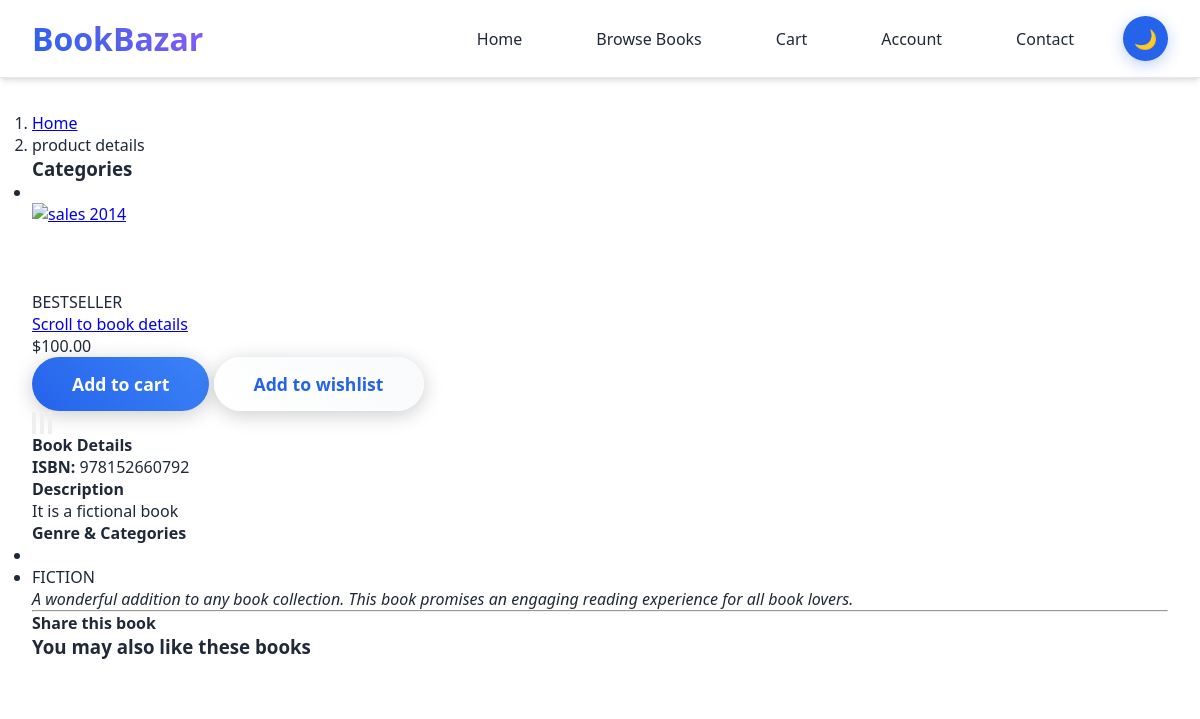
Page /product/beneath-the-ice/ on the earlier database version.
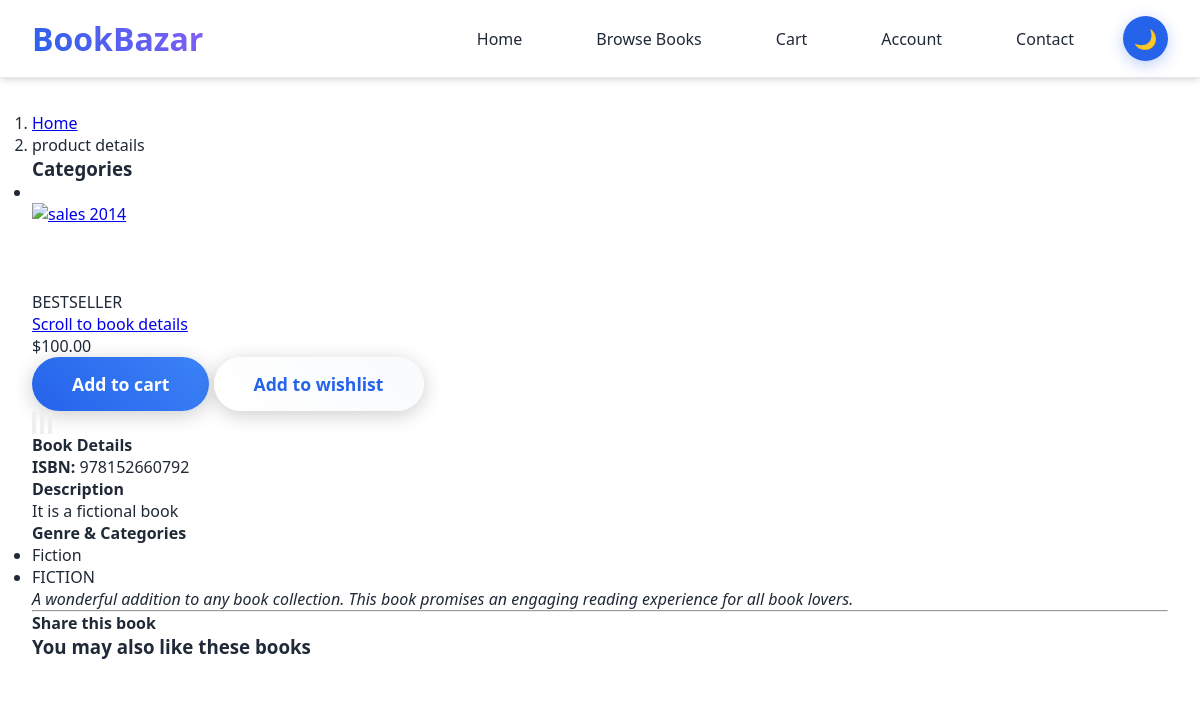
Same page on the later database version.
### eco/models.py (models this page shows, shortened)
class Book(models.Model):
    title = models.CharField(max_length=200)
    author = models.ForeignKey(Author, on_delete=models.SET_NULL, null=True, blank=True)
    additional_authors = models.CharField(max_length=200, blank=True, help_text="Other authors, separated by commas")
    isbn = models.CharField(max_length=13, blank=True, verbose_name="ISBN")
    isbn13 = models.CharField(max_length=17, blank=True, verbose_name="ISBN-13")
    category = TreeForeignKey(Category, related_name='books', on_delete=models.SET_NULL, null=True, blank=True)
    genre = models.CharField(max_length=20, choices=BOOK_GENRES, blank=True)
    format_type = models.CharField(max_length=10, choices=BOOK_FORMATS, default='PAPERBACK')
    condition = models.CharField(max_length=10, choices=BOOK_CONDITIONS, default='NEW')
    publisher = models.ForeignKey(Publisher, on_delete=models.SET_NULL, null=True, blank=True)
    publication_date = models.DateField(null=True, blank=True)
    edition = models.CharField(max_length=50, blank=True)
    pages = models.PositiveIntegerField(null=True, blank=True)
    language = models.CharField(max_length=50, default='English')
    price = models.DecimalField(max_digits=10, decimal_places=2)
    discount_price = models.DecimalField(max_digits=10, decimal_places=2, null=True, blank=True)
    featured = models.BooleanField(default=False, help_text="Mark this book as featured on homepage")
    label1 = models.CharField(choices=LABEL_CHOICES, max_length=1, blank=True)
    label2 = models.CharField(choices=LABEL_CHOICES, max_length=1, blank=True)
    label3 = models.CharField(choices=LABEL_CHOICES, max_length=1, blank=True)
    cover_image = models.ImageField(upload_to='book_covers/', blank=True, null=True, help_text="Main book cover image")
    additional_images = models.ImageField(upload_to='book_images/', blank=True, null=True, help_text="Additional book images")
    description = models.TextField()
    excerpt = models.TextField(blank=True, help_text="Short excerpt or first chapter")
    stock_quantity = models.PositiveIntegerField(default=0)
    is_available = models.BooleanField(default=True)
    slug = models.SlugField(unique=True)
    created_at = models.DateTimeField(auto_now_add=True)
    updated_at = models.DateTimeField(auto_now=True)
    class Meta:
        ordering = ['-created_at']
        verbose_name = "Book"
        verbose_name_plural = "Books"
    def get_add_to_cart_url(self):
        return reverse("eco:add-to-cart", kwargs={'slug': self.slug})
    def get_add_to_wish_url(self):
        return reverse("eco:add-to-wish", kwargs={'slug': self.slug})

class Category(MPTTModel):
    name = models.CharField(max_length=50, unique=True)
    parent = TreeForeignKey('self', on_delete=models.CASCADE, null=True, blank=True, related_name='children', db_index=True)
    slug = models.SlugField(null=False, unique=True)
    description = models.TextField(blank=True)
    image = models.ImageField(upload_to='category_images/', blank=True, null=True)
    class MPTTMeta:
        order_insertion_by = ['name']
    class Meta:
        verbose_name_plural = "Categories"

### eco/views.py (the view)
# urls.py: path('product/<slug:slug>/', views.EcoDetail.as_view(), name='product-detail'),
class EcoDetail(DetailView):
    model = Book
    template_name = 'eco/detail.html'
    context_object_name = 'item'
    def get_context_data(self, **kwargs):
        context = super().get_context_data(**kwargs)
        context['categories'] = Category.objects.annotate(
            total_books=Count('books', filter=Q(books__is_available=True))
        )
        context['related_items'] = Book.objects.filter(category=self.object.category).exclude(pk=self.object.pk)[:3]
        if self.request.user.is_authenticated:
            context['in_wishlist'] = Wishlist.objects.filter(
                user=self.request.user,
                book=self.object
            ).exists()
            try:
                cart = Cart.objects.get(user=self.request.user)
                context['in_cart'] = CartItem.objects.filter(
                    cart=cart,
                    book=self.object
                ).exists()
            except Cart.DoesNotExist:
                context['in_cart'] = False
        else:
            context['in_wishlist'] = False
            context['in_cart'] = False
        return context

### eco/context_processors.py (called while the page is built, shortened)
def cart_count(request):
    cart_count = 0
    return {'cart_count': cart_count}

### templates/eco/detail.html (shortened to what the changed rows need)
{% extends "eco/base.html" %}
{% load static %}
{% load mptt_tags %}
{% block content %}
  <body>
    <div id="all">
      <div id="content">
        <div class="container">
          <div class="row">
            <div class="col-lg-9 order-1 order-lg-2">
              <div id="productMain" class="row">
                <div class="col-md-6">
                  {% if object.label1 %}
                  <div class="ribbon sale">
                    <div class="theribbon">{{object.get_label1_display}}</div>
                  </div>
                  {% endif %}
                </div>
                <div class="col-md-6">
                  <div class="box">
                    <p class="goToDescription"><a href="#details" class="scroll-to">Scroll to book details</a></p>
                    <p class="price">${{object.price}}</p>
                    <p class="text-center buttons"><a href="{{ object.get_add_to_cart_url }}" class="btn btn-primary"> Add to cart</a>
                      <a href="{{ object.get_add_to_wish_url}}" class="btn btn-outline-primary"> Add to wishlist</a></p>
                  </div>
                </div>
              </div>
              <div class="book-details box" id="details">
                <h4>Book Details</h4>
                {% if object.isbn %}
                <p><strong>ISBN:</strong> {{ object.isbn }}</p>
                {% endif %}
                <h4>Description</h4>
                <p>{{ object.description }}</p>
                <h4>Genre & Categories</h4>
                <ul>
                  <li>{{ object.category.name }}</li>
                  {% if object.genre %}
                  <li>{{ object.genre }}</li>
                  {% endif %}
                </ul>
                <blockquote>
                  <p><em>A wonderful addition to any book collection. This book promises an engaging reading experience for all book lovers.</em></p>
                </blockquote>
                <hr>
                <div class="social">
                  <h4>Share this book</h4>
                </div>
              </div>
            </div>
          </div>
        </div>
      </div>
    </div>
  </body>
{% endblock content %}

Differences in the rows shown:
changed Book "BESTSELLER": category.name (not shown) → "Fiction"
